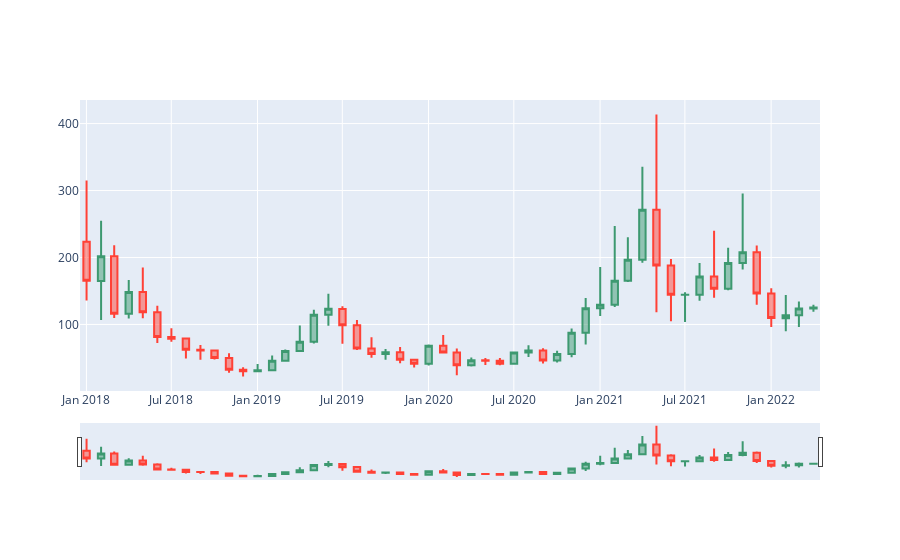

Notebook code cell kept with this figure:
### Code cell
from myenv.mod  els.candlestick import Candlestick
from myenv.helpers.constants import HIGH_INDEX, LOW_INDEX, OPEN_INDEX, CLOSE_INDEX
from myenv.models.merchandise_rate import MerchandiseRate
from myenv.helpers.utils import percentage_change, candlestick_type, type_continuous, diff_days, unique_list, draw_candlestick
import matplotlib.pyplot as plt
import numpy as np

%matplotlib inline


merchandise_rate = MerchandiseRate()
merchandise_rate_id = merchandise_rate.find_by_slug(MERCHAINDISE)
# candlestick = Candlestick(merchandise_rate_id, 'hour', 24*DAYS, "DESC")
candlestick = Candlestick(merchandise_rate_id, 'month', 24*DAYS, "DESC")

data_prices = candlestick.to_df()

draw_candlestick(data_prices).show()
